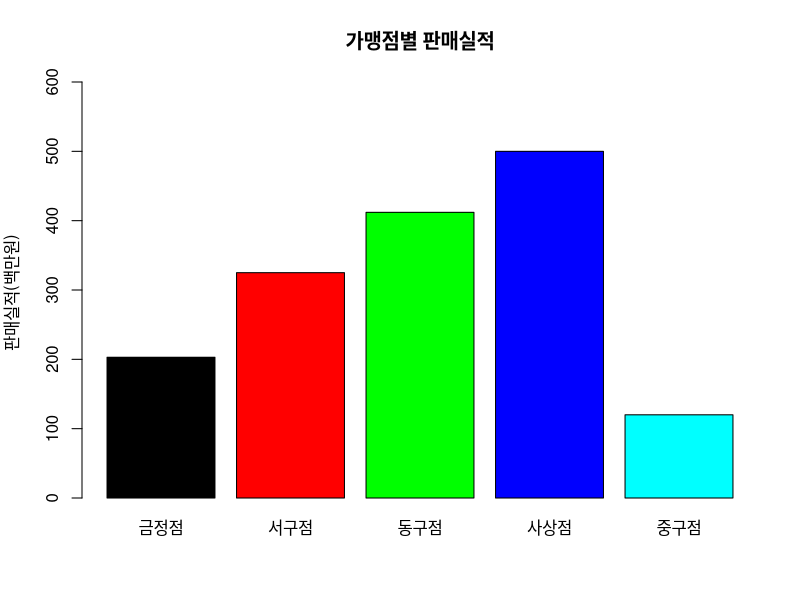

R code for this plot:
data <- c(203, 325, 412, 500, 120)
name <- c("금정점", "서구점", "동구점", "사상점", "중구점")
barplot(data, 
        main = "가맹점별 판매실적",
        names.arg = name,      # 각 수치에 이름을 붙이는 것
        col = c("black", "red", "green", "blue", "cyan"),
        ylab = "판매실적(백만원) ", ylim = c(0, 600))
